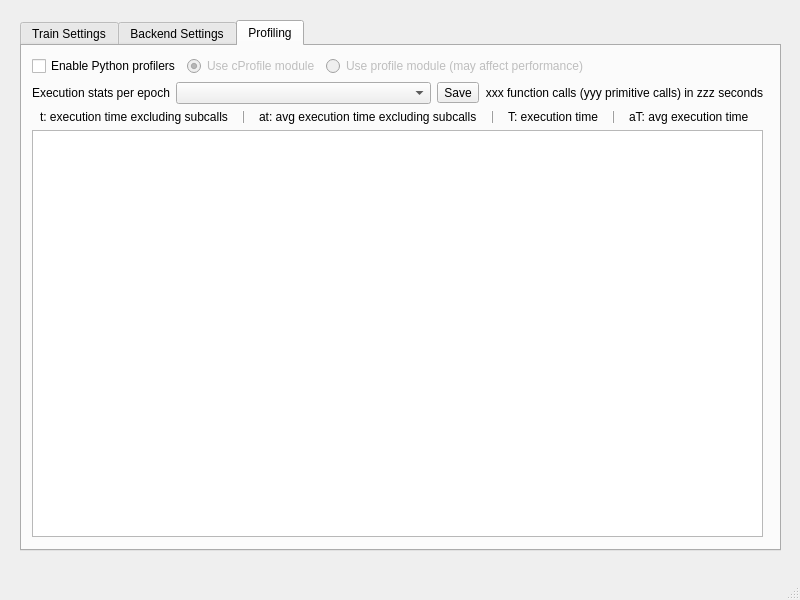
<?xml version="1.0" encoding="UTF-8"?>
<ui version="4.0">
 <class>MainWindow</class>
 <widget class="QMainWindow" name="MainWindow">
  <property name="enabled">
   <bool>true</bool>
  </property>
  <property name="geometry">
   <rect>
    <x>0</x>
    <y>0</y>
    <width>800</width>
    <height>600</height>
   </rect>
  </property>
  <property name="sizePolicy">
   <sizepolicy hsizetype="Expanding" vsizetype="Fixed">
    <horstretch>0</horstretch>
    <verstretch>0</verstretch>
   </sizepolicy>
  </property>
  <property name="minimumSize">
   <size>
    <width>800</width>
    <height>600</height>
   </size>
  </property>
  <property name="maximumSize">
   <size>
    <width>800</width>
    <height>600</height>
   </size>
  </property>
  <property name="windowTitle">
   <string>MainWindow</string>
  </property>
  <widget class="QWidget" name="centralwidget">
   <property name="sizePolicy">
    <sizepolicy hsizetype="Expanding" vsizetype="Expanding">
     <horstretch>1</horstretch>
     <verstretch>1</verstretch>
    </sizepolicy>
   </property>
   <widget class="QTabWidget" name="tabWidget">
    <property name="geometry">
     <rect>
      <x>20</x>
      <y>20</y>
      <width>761</width>
      <height>531</height>
     </rect>
    </property>
    <property name="sizePolicy">
     <sizepolicy hsizetype="Expanding" vsizetype="Expanding">
      <horstretch>1</horstretch>
      <verstretch>1</verstretch>
     </sizepolicy>
    </property>
    <property name="currentIndex">
     <number>2</number>
    </property>
    <widget class="QWidget" name="trainSettingsTab">
     <property name="sizePolicy">
      <sizepolicy hsizetype="Expanding" vsizetype="Expanding">
       <horstretch>1</horstretch>
       <verstretch>1</verstretch>
      </sizepolicy>
     </property>
     <attribute name="title">
      <string>Train Settings</string>
     </attribute>
     <widget class="QWidget" name="gridLayoutWidget">
      <property name="geometry">
       <rect>
        <x>10</x>
        <y>10</y>
        <width>731</width>
        <height>481</height>
       </rect>
      </property>
      <layout class="QGridLayout" name="gridLayout">
       <item row="0" column="1">
        <widget class="QGroupBox" name="groupBox_2">
         <property name="title">
          <string>Optimizer</string>
         </property>
         <widget class="QWidget" name="verticalLayoutWidget_2">
          <property name="geometry">
           <rect>
            <x>10</x>
            <y>20</y>
            <width>341</width>
            <height>211</height>
           </rect>
          </property>
          <layout class="QVBoxLayout" name="verticalLayout_2">
           <item>
            <layout class="QHBoxLayout" name="horizontalLayout_2">
             <item>
              <widget class="QLabel" name="label_6">
               <property name="sizePolicy">
                <sizepolicy hsizetype="Preferred" vsizetype="Preferred">
                 <horstretch>0</horstretch>
                 <verstretch>0</verstretch>
                </sizepolicy>
               </property>
               <property name="text">
                <string>Select  optimizer</string>
               </property>
              </widget>
             </item>
             <item>
              <widget class="QComboBox" name="optimSelectCombo">
               <property name="sizePolicy">
                <sizepolicy hsizetype="Preferred" vsizetype="Fixed">
                 <horstretch>1</horstretch>
                 <verstretch>0</verstretch>
                </sizepolicy>
               </property>
              </widget>
             </item>
            </layout>
           </item>
           <item>
            <widget class="QLabel" name="label_3">
             <property name="text">
              <string>Parameters</string>
             </property>
            </widget>
           </item>
           <item>
            <widget class="QTableWidget" name="optimParamTable">
             <attribute name="horizontalHeaderStretchLastSection">
              <bool>true</bool>
             </attribute>
            </widget>
           </item>
          </layout>
         </widget>
        </widget>
       </item>
       <item row="0" column="0">
        <widget class="QGroupBox" name="groupBox">
         <property name="title">
          <string>Model</string>
         </property>
         <widget class="QWidget" name="verticalLayoutWidget">
          <property name="geometry">
           <rect>
            <x>10</x>
            <y>20</y>
            <width>341</width>
            <height>211</height>
           </rect>
          </property>
          <layout class="QVBoxLayout" name="verticalLayout">
           <item>
            <layout class="QHBoxLayout" name="horizontalLayout">
             <item>
              <widget class="QLabel" name="label_7">
               <property name="text">
                <string>Select model</string>
               </property>
              </widget>
             </item>
             <item>
              <widget class="QComboBox" name="modelSelectCombo">
               <property name="sizePolicy">
                <sizepolicy hsizetype="Preferred" vsizetype="Fixed">
                 <horstretch>1</horstretch>
                 <verstretch>0</verstretch>
                </sizepolicy>
               </property>
              </widget>
             </item>
             <item>
              <widget class="QToolButton" name="reloadModelButton">
               <property name="text">
                <string>Reload</string>
               </property>
              </widget>
             </item>
            </layout>
           </item>
           <item>
            <widget class="QLabel" name="modelParamLabel">
             <property name="text">
              <string>Parameters</string>
             </property>
            </widget>
           </item>
           <item>
            <widget class="QTableWidget" name="modelParamTable">
             <attribute name="horizontalHeaderStretchLastSection">
              <bool>true</bool>
             </attribute>
            </widget>
           </item>
           <item>
            <layout class="QHBoxLayout" name="horizontalLayout_7">
             <item>
              <widget class="QRadioButton" name="modelInitToggle">
               <property name="text">
                <string>Initialize</string>
               </property>
               <property name="checked">
                <bool>true</bool>
               </property>
              </widget>
             </item>
             <item>
              <widget class="QLabel" name="modelSeedLabel">
               <property name="text">
                <string>Random seed</string>
               </property>
              </widget>
             </item>
             <item>
              <widget class="QLineEdit" name="modelSeedInput"/>
             </item>
            </layout>
           </item>
           <item>
            <layout class="QHBoxLayout" name="horizontalLayout_9">
             <item>
              <widget class="QRadioButton" name="modelLoadToggle">
               <property name="text">
                <string>Load from file</string>
               </property>
              </widget>
             </item>
             <item>
              <widget class="QLineEdit" name="modelPathInput">
               <property name="enabled">
                <bool>false</bool>
               </property>
              </widget>
             </item>
             <item>
              <widget class="QToolButton" name="modelPathButton">
               <property name="enabled">
                <bool>false</bool>
               </property>
               <property name="text">
                <string>...</string>
               </property>
              </widget>
             </item>
            </layout>
           </item>
          </layout>
         </widget>
        </widget>
       </item>
       <item row="2" column="0">
        <widget class="QGroupBox" name="groupBox_4">
         <property name="title">
          <string>Scheduler</string>
         </property>
         <widget class="QWidget" name="verticalLayoutWidget_4">
          <property name="geometry">
           <rect>
            <x>10</x>
            <y>20</y>
            <width>341</width>
            <height>211</height>
           </rect>
          </property>
          <layout class="QVBoxLayout" name="verticalLayout_4">
           <item>
            <widget class="QCheckBox" name="schedulerToggle">
             <property name="text">
              <string>Enable learn rate scheduler</string>
             </property>
            </widget>
           </item>
           <item>
            <layout class="QHBoxLayout" name="horizontalLayout_3">
             <item>
              <widget class="QLabel" name="schedulerLabel1">
               <property name="text">
                <string>Select scheduler</string>
               </property>
              </widget>
             </item>
             <item>
              <widget class="QComboBox" name="schedulerSelectCombo">
               <property name="sizePolicy">
                <sizepolicy hsizetype="Preferred" vsizetype="Fixed">
                 <horstretch>1</horstretch>
                 <verstretch>0</verstretch>
                </sizepolicy>
               </property>
              </widget>
             </item>
            </layout>
           </item>
           <item>
            <widget class="QLabel" name="schedulerLabel2">
             <property name="text">
              <string>Parameters</string>
             </property>
            </widget>
           </item>
           <item>
            <widget class="QTableWidget" name="schedulerParamTable">
             <attribute name="horizontalHeaderStretchLastSection">
              <bool>true</bool>
             </attribute>
            </widget>
           </item>
          </layout>
         </widget>
        </widget>
       </item>
       <item row="2" column="1">
        <layout class="QVBoxLayout" name="verticalLayout_3">
         <item>
          <widget class="QGroupBox" name="groupBox_5">
           <property name="title">
            <string>DataLoader</string>
           </property>
           <widget class="QWidget" name="verticalLayoutWidget_5">
            <property name="geometry">
             <rect>
              <x>10</x>
              <y>20</y>
              <width>341</width>
              <height>91</height>
             </rect>
            </property>
            <layout class="QVBoxLayout" name="verticalLayout_5">
             <item>
              <layout class="QHBoxLayout" name="horizontalLayout_4">
               <item>
                <widget class="QLabel" name="label_9">
                 <property name="text">
                  <string>Select dataset</string>
                 </property>
                </widget>
               </item>
               <item>
                <widget class="QComboBox" name="dataSelectCombo">
                 <property name="sizePolicy">
                  <sizepolicy hsizetype="Preferred" vsizetype="Fixed">
                   <horstretch>1</horstretch>
                   <verstretch>0</verstretch>
                  </sizepolicy>
                 </property>
                </widget>
               </item>
               <item>
                <widget class="QToolButton" name="reloadDataButton">
                 <property name="text">
                  <string>Reload</string>
                 </property>
                </widget>
               </item>
              </layout>
             </item>
             <item>
              <layout class="QHBoxLayout" name="horizontalLayout_5">
               <item>
                <widget class="QLabel" name="label_5">
                 <property name="text">
                  <string>Batch size</string>
                 </property>
                </widget>
               </item>
               <item>
                <widget class="QSpinBox" name="batchSizeInput">
                 <property name="sizePolicy">
                  <sizepolicy hsizetype="Preferred" vsizetype="Fixed">
                   <horstretch>1</horstretch>
                   <verstretch>0</verstretch>
                  </sizepolicy>
                 </property>
                 <property name="minimum">
                  <number>1</number>
                 </property>
                 <property name="maximum">
                  <number>16777215</number>
                 </property>
                 <property name="value">
                  <number>64</number>
                 </property>
                </widget>
               </item>
               <item>
                <widget class="QCheckBox" name="shuffleInput">
                 <property name="sizePolicy">
                  <sizepolicy hsizetype="Minimum" vsizetype="Fixed">
                   <horstretch>1</horstretch>
                   <verstretch>0</verstretch>
                  </sizepolicy>
                 </property>
                 <property name="text">
                  <string>Shuffle</string>
                 </property>
                 <property name="checked">
                  <bool>true</bool>
                 </property>
                </widget>
               </item>
               <item>
                <spacer name="horizontalSpacer">
                 <property name="orientation">
                  <enum>Qt::Horizontal</enum>
                 </property>
                 <property name="sizeHint" stdset="0">
                  <size>
                   <width>40</width>
                   <height>20</height>
                  </size>
                 </property>
                </spacer>
               </item>
              </layout>
             </item>
            </layout>
           </widget>
          </widget>
         </item>
         <item>
          <widget class="QGroupBox" name="groupBox_3">
           <property name="title">
            <string>Train</string>
           </property>
           <widget class="QWidget" name="verticalLayoutWidget_3">
            <property name="geometry">
             <rect>
              <x>10</x>
              <y>20</y>
              <width>341</width>
              <height>86</height>
             </rect>
            </property>
            <layout class="QVBoxLayout" name="verticalLayout_6">
             <item>
              <layout class="QHBoxLayout" name="horizontalLayout_10">
               <item>
                <widget class="QLabel" name="label_2">
                 <property name="text">
                  <string>Epoch</string>
                 </property>
                </widget>
               </item>
               <item>
                <widget class="QSpinBox" name="epochInput">
                 <property name="sizePolicy">
                  <sizepolicy hsizetype="Expanding" vsizetype="Fixed">
                   <horstretch>0</horstretch>
                   <verstretch>0</verstretch>
                  </sizepolicy>
                 </property>
                 <property name="minimum">
                  <number>1</number>
                 </property>
                 <property name="maximum">
                  <number>16777215</number>
                 </property>
                 <property name="value">
                  <number>10</number>
                 </property>
                </widget>
               </item>
               <item>
                <widget class="QProgressBar" name="trainProgress">
                 <property name="sizePolicy">
                  <sizepolicy hsizetype="Expanding" vsizetype="Fixed">
                   <horstretch>1</horstretch>
                   <verstretch>0</verstretch>
                  </sizepolicy>
                 </property>
                 <property name="maximum">
                  <number>0</number>
                 </property>
                 <property name="value">
                  <number>0</number>
                 </property>
                 <property name="textVisible">
                  <bool>true</bool>
                 </property>
                 <property name="format">
                  <string>%v/%m</string>
                 </property>
                </widget>
               </item>
              </layout>
             </item>
             <item>
              <layout class="QHBoxLayout" name="horizontalLayout_6">
               <item>
                <widget class="QPushButton" name="buttonStart">
                 <property name="text">
                  <string>Start training</string>
                 </property>
                </widget>
               </item>
               <item>
                <widget class="QToolButton" name="buttonContinue">
                 <property name="enabled">
                  <bool>false</bool>
                 </property>
                 <property name="text">
                  <string>Continue</string>
                 </property>
                </widget>
               </item>
               <item>
                <widget class="QPushButton" name="buttonSave">
                 <property name="enabled">
                  <bool>false</bool>
                 </property>
                 <property name="sizePolicy">
                  <sizepolicy hsizetype="Minimum" vsizetype="Fixed">
                   <horstretch>0</horstretch>
                   <verstretch>0</verstretch>
                  </sizepolicy>
                 </property>
                 <property name="text">
                  <string>Save model</string>
                 </property>
                </widget>
               </item>
               <item>
                <widget class="QPushButton" name="buttonScalar">
                 <property name="enabled">
                  <bool>false</bool>
                 </property>
                 <property name="text">
                  <string>Export scalars</string>
                 </property>
                </widget>
               </item>
              </layout>
             </item>
            </layout>
           </widget>
          </widget>
         </item>
        </layout>
       </item>
      </layout>
     </widget>
    </widget>
    <widget class="QWidget" name="cudaSettingsTab">
     <property name="enabled">
      <bool>true</bool>
     </property>
     <attribute name="title">
      <string>Backend Settings</string>
     </attribute>
     <widget class="QWidget" name="verticalLayoutWidget_6">
      <property name="geometry">
       <rect>
        <x>20</x>
        <y>20</y>
        <width>721</width>
        <height>471</height>
       </rect>
      </property>
      <layout class="QVBoxLayout" name="verticalLayout_7">
       <item>
        <layout class="QHBoxLayout" name="horizontalLayout_8">
         <item>
          <widget class="QGroupBox" name="groupBox_6">
           <property name="sizePolicy">
            <sizepolicy hsizetype="Preferred" vsizetype="Expanding">
             <horstretch>0</horstretch>
             <verstretch>0</verstretch>
            </sizepolicy>
           </property>
           <property name="title">
            <string>Backend Information</string>
           </property>
           <widget class="QWidget" name="verticalLayoutWidget_9">
            <property name="geometry">
             <rect>
              <x>10</x>
              <y>20</y>
              <width>111</width>
              <height>191</height>
             </rect>
            </property>
            <layout class="QVBoxLayout" name="verticalLayout_11">
             <property name="sizeConstraint">
              <enum>QLayout::SetMinAndMaxSize</enum>
             </property>
             <item>
              <widget class="QCheckBox" name="cudaAvailableToggle">
               <property name="enabled">
                <bool>false</bool>
               </property>
               <property name="text">
                <string>CUDA</string>
               </property>
               <property name="checkable">
                <bool>true</bool>
               </property>
               <property name="checked">
                <bool>false</bool>
               </property>
              </widget>
             </item>
             <item>
              <widget class="QCheckBox" name="cudnnAvailableToggle">
               <property name="text">
                <string>cuDNN</string>
               </property>
              </widget>
             </item>
             <item>
              <widget class="QCheckBox" name="mpsAvailableToggle">
               <property name="enabled">
                <bool>false</bool>
               </property>
               <property name="text">
                <string>MPS</string>
               </property>
              </widget>
             </item>
             <item>
              <widget class="QCheckBox" name="mklAvailableToggle">
               <property name="enabled">
                <bool>false</bool>
               </property>
               <property name="text">
                <string>MKL</string>
               </property>
              </widget>
             </item>
             <item>
              <widget class="QCheckBox" name="mkldnnAvailableToggle">
               <property name="enabled">
                <bool>false</bool>
               </property>
               <property name="text">
                <string>MKL-DNN</string>
               </property>
              </widget>
             </item>
             <item>
              <widget class="QCheckBox" name="openmpAvailableToggle">
               <property name="enabled">
                <bool>false</bool>
               </property>
               <property name="text">
                <string>OpenMP</string>
               </property>
              </widget>
             </item>
             <item>
              <widget class="QCheckBox" name="opteinsumAvailableToggle">
               <property name="text">
                <string>opt_einsum</string>
               </property>
              </widget>
             </item>
            </layout>
           </widget>
          </widget>
         </item>
         <item>
          <widget class="QGroupBox" name="groupBox_7">
           <property name="sizePolicy">
            <sizepolicy hsizetype="Expanding" vsizetype="Expanding">
             <horstretch>0</horstretch>
             <verstretch>0</verstretch>
            </sizepolicy>
           </property>
           <property name="title">
            <string>CUDA and cuDNN</string>
           </property>
           <widget class="QWidget" name="verticalLayoutWidget_10">
            <property name="geometry">
             <rect>
              <x>10</x>
              <y>20</y>
              <width>286</width>
              <height>191</height>
             </rect>
            </property>
            <layout class="QVBoxLayout" name="verticalLayout_12">
             <property name="sizeConstraint">
              <enum>QLayout::SetDefaultConstraint</enum>
             </property>
             <item>
              <widget class="QCheckBox" name="cudaTF32Toggle">
               <property name="text">
                <string>CUDA: Allow TF32 on Ampere devices</string>
               </property>
              </widget>
             </item>
             <item>
              <widget class="QCheckBox" name="cudaFP16Toggle">
               <property name="text">
                <string>CUDA: Allow FP16 precision reduction</string>
               </property>
              </widget>
             </item>
             <item>
              <widget class="QCheckBox" name="cudaBF16Toggle">
               <property name="text">
                <string>CUDA: Allow BF16 precision reduction</string>
               </property>
              </widget>
             </item>
             <item>
              <widget class="QCheckBox" name="cudnnTF32Toggle">
               <property name="text">
                <string>cuDNN: Allow TF32 on Ampere devices</string>
               </property>
              </widget>
             </item>
             <item>
              <widget class="QCheckBox" name="cudnnDetermToggle">
               <property name="sizePolicy">
                <sizepolicy hsizetype="Minimum" vsizetype="Fixed">
                 <horstretch>0</horstretch>
                 <verstretch>0</verstretch>
                </sizepolicy>
               </property>
               <property name="text">
                <string>cuDNN: Use deterministic convolution algorithm</string>
               </property>
              </widget>
             </item>
             <item>
              <widget class="QCheckBox" name="cudnnBenchToggle">
               <property name="text">
                <string>cuDNN: Use benchmarked convolution algorithm</string>
               </property>
              </widget>
             </item>
            </layout>
           </widget>
          </widget>
         </item>
         <item>
          <spacer name="horizontalSpacer_2">
           <property name="orientation">
            <enum>Qt::Horizontal</enum>
           </property>
           <property name="sizeHint" stdset="0">
            <size>
             <width>40</width>
             <height>20</height>
            </size>
           </property>
          </spacer>
         </item>
        </layout>
       </item>
       <item>
        <layout class="QHBoxLayout" name="horizontalLayout_11">
         <property name="spacing">
          <number>6</number>
         </property>
         <item>
          <widget class="QCheckBox" name="useCudaToggle">
           <property name="enabled">
            <bool>true</bool>
           </property>
           <property name="sizePolicy">
            <sizepolicy hsizetype="Maximum" vsizetype="Fixed">
             <horstretch>0</horstretch>
             <verstretch>0</verstretch>
            </sizepolicy>
           </property>
           <property name="text">
            <string>Enable CUDA</string>
           </property>
          </widget>
         </item>
         <item>
          <widget class="QLabel" name="cudaDevicePrompt">
           <property name="sizePolicy">
            <sizepolicy hsizetype="Maximum" vsizetype="Fixed">
             <horstretch>0</horstretch>
             <verstretch>0</verstretch>
            </sizepolicy>
           </property>
           <property name="text">
            <string>Current CUDA device</string>
           </property>
          </widget>
         </item>
         <item>
          <widget class="QComboBox" name="cudaSelectCombo">
           <property name="sizePolicy">
            <sizepolicy hsizetype="Preferred" vsizetype="Fixed">
             <horstretch>0</horstretch>
             <verstretch>0</verstretch>
            </sizepolicy>
           </property>
          </widget>
         </item>
         <item>
          <widget class="QLabel" name="cudaVersionPrompt">
           <property name="sizePolicy">
            <sizepolicy hsizetype="Maximum" vsizetype="Fixed">
             <horstretch>0</horstretch>
             <verstretch>0</verstretch>
            </sizepolicy>
           </property>
           <property name="text">
            <string>CUDA Version:</string>
           </property>
           <property name="alignment">
            <set>Qt::AlignRight|Qt::AlignTrailing|Qt::AlignVCenter</set>
           </property>
          </widget>
         </item>
         <item>
          <widget class="QLabel" name="cudaVersionLabel">
           <property name="sizePolicy">
            <sizepolicy hsizetype="Maximum" vsizetype="Fixed">
             <horstretch>0</horstretch>
             <verstretch>0</verstretch>
            </sizepolicy>
           </property>
           <property name="text">
            <string>Not available</string>
           </property>
          </widget>
         </item>
        </layout>
       </item>
       <item>
        <widget class="QGroupBox" name="cudaMetricsGroup">
         <property name="enabled">
          <bool>true</bool>
         </property>
         <property name="sizePolicy">
          <sizepolicy hsizetype="Preferred" vsizetype="Expanding">
           <horstretch>0</horstretch>
           <verstretch>0</verstretch>
          </sizepolicy>
         </property>
         <property name="title">
          <string>CUDA metrics</string>
         </property>
         <widget class="QWidget" name="gridLayoutWidget_2">
          <property name="geometry">
           <rect>
            <x>10</x>
            <y>20</y>
            <width>701</width>
            <height>181</height>
           </rect>
          </property>
          <layout class="QGridLayout" name="gridLayout_2">
           <item row="0" column="0">
            <widget class="QLabel" name="label_8">
             <property name="sizePolicy">
              <sizepolicy hsizetype="Fixed" vsizetype="Fixed">
               <horstretch>0</horstretch>
               <verstretch>0</verstretch>
              </sizepolicy>
             </property>
             <property name="text">
              <string>Memory allocated (MiB)</string>
             </property>
            </widget>
           </item>
           <item row="0" column="1">
            <widget class="QProgressBar" name="allocatedProgress">
             <property name="maximum">
              <number>100</number>
             </property>
             <property name="value">
              <number>24</number>
             </property>
            </widget>
           </item>
           <item row="1" column="1">
            <widget class="QProgressBar" name="reservedProgress">
             <property name="maximum">
              <number>100</number>
             </property>
             <property name="value">
              <number>24</number>
             </property>
            </widget>
           </item>
           <item row="1" column="0">
            <widget class="QLabel" name="label_10">
             <property name="sizePolicy">
              <sizepolicy hsizetype="Preferred" vsizetype="Fixed">
               <horstretch>0</horstretch>
               <verstretch>0</verstretch>
              </sizepolicy>
             </property>
             <property name="text">
              <string>Memory reserved (MiB)</string>
             </property>
            </widget>
           </item>
           <item row="2" column="0">
            <widget class="QLabel" name="label_11">
             <property name="text">
              <string>GPU memory usage (MiB)</string>
             </property>
            </widget>
           </item>
           <item row="2" column="1">
            <widget class="QProgressBar" name="memoryProgress">
             <property name="maximum">
              <number>100</number>
             </property>
             <property name="value">
              <number>24</number>
             </property>
            </widget>
           </item>
          </layout>
         </widget>
        </widget>
       </item>
      </layout>
     </widget>
    </widget>
    <widget class="QWidget" name="tab">
     <attribute name="title">
      <string>Profiling</string>
     </attribute>
     <widget class="QWidget" name="verticalLayoutWidget_7">
      <property name="geometry">
       <rect>
        <x>10</x>
        <y>10</y>
        <width>731</width>
        <height>481</height>
       </rect>
      </property>
      <layout class="QVBoxLayout" name="verticalLayout_8">
       <item>
        <layout class="QHBoxLayout" name="horizontalLayout_12">
         <item>
          <widget class="QCheckBox" name="pythonProfileToggle">
           <property name="text">
            <string>Enable Python profilers</string>
           </property>
          </widget>
         </item>
         <item>
          <widget class="QRadioButton" name="cPythonProfileToggle">
           <property name="enabled">
            <bool>false</bool>
           </property>
           <property name="text">
            <string>Use cProfile module</string>
           </property>
           <property name="checked">
            <bool>true</bool>
           </property>
          </widget>
         </item>
         <item>
          <widget class="QRadioButton" name="pyPythonProfileToggle">
           <property name="enabled">
            <bool>false</bool>
           </property>
           <property name="text">
            <string>Use profile module (may affect performance)</string>
           </property>
           <property name="checked">
            <bool>false</bool>
           </property>
          </widget>
         </item>
         <item>
          <spacer name="horizontalSpacer_3">
           <property name="orientation">
            <enum>Qt::Horizontal</enum>
           </property>
           <property name="sizeHint" stdset="0">
            <size>
             <width>40</width>
             <height>20</height>
            </size>
           </property>
          </spacer>
         </item>
        </layout>
       </item>
       <item>
        <layout class="QHBoxLayout" name="horizontalLayout_13">
         <item>
          <widget class="QLabel" name="label">
           <property name="sizePolicy">
            <sizepolicy hsizetype="Maximum" vsizetype="Preferred">
             <horstretch>0</horstretch>
             <verstretch>0</verstretch>
            </sizepolicy>
           </property>
           <property name="text">
            <string>Execution stats per epoch</string>
           </property>
          </widget>
         </item>
         <item>
          <widget class="QComboBox" name="pythonProfileEpochCombo">
           <property name="sizePolicy">
            <sizepolicy hsizetype="Minimum" vsizetype="Fixed">
             <horstretch>1</horstretch>
             <verstretch>0</verstretch>
            </sizepolicy>
           </property>
          </widget>
         </item>
         <item>
          <widget class="QToolButton" name="buttonSavePythonProfile">
           <property name="text">
            <string>Save</string>
           </property>
          </widget>
         </item>
         <item>
          <widget class="QLabel" name="pythonProfileSummaryLabel">
           <property name="sizePolicy">
            <sizepolicy hsizetype="Preferred" vsizetype="Fixed">
             <horstretch>0</horstretch>
             <verstretch>0</verstretch>
            </sizepolicy>
           </property>
           <property name="text">
            <string>xxx function calls (yyy primitive calls) in zzz seconds</string>
           </property>
           <property name="alignment">
            <set>Qt::AlignRight|Qt::AlignTrailing|Qt::AlignVCenter</set>
           </property>
          </widget>
         </item>
        </layout>
       </item>
       <item>
        <layout class="QHBoxLayout" name="horizontalLayout_14">
         <item>
          <widget class="QLabel" name="label_4">
           <property name="sizePolicy">
            <sizepolicy hsizetype="Maximum" vsizetype="Preferred">
             <horstretch>0</horstretch>
             <verstretch>0</verstretch>
            </sizepolicy>
           </property>
           <property name="text">
            <string>t: execution time excluding subcalls</string>
           </property>
          </widget>
         </item>
         <item>
          <widget class="Line" name="line">
           <property name="frameShadow">
            <enum>QFrame::Raised</enum>
           </property>
           <property name="orientation">
            <enum>Qt::Vertical</enum>
           </property>
          </widget>
         </item>
         <item>
          <widget class="QLabel" name="label_12">
           <property name="sizePolicy">
            <sizepolicy hsizetype="Maximum" vsizetype="Preferred">
             <horstretch>0</horstretch>
             <verstretch>0</verstretch>
            </sizepolicy>
           </property>
           <property name="text">
            <string>at: avg execution time excluding subcalls</string>
           </property>
          </widget>
         </item>
         <item>
          <widget class="Line" name="line_2">
           <property name="frameShadow">
            <enum>QFrame::Raised</enum>
           </property>
           <property name="orientation">
            <enum>Qt::Vertical</enum>
           </property>
          </widget>
         </item>
         <item>
          <widget class="QLabel" name="label_13">
           <property name="sizePolicy">
            <sizepolicy hsizetype="Maximum" vsizetype="Preferred">
             <horstretch>0</horstretch>
             <verstretch>0</verstretch>
            </sizepolicy>
           </property>
           <property name="text">
            <string>T: execution time</string>
           </property>
          </widget>
         </item>
         <item>
          <widget class="Line" name="line_3">
           <property name="frameShadow">
            <enum>QFrame::Raised</enum>
           </property>
           <property name="orientation">
            <enum>Qt::Vertical</enum>
           </property>
          </widget>
         </item>
         <item>
          <widget class="QLabel" name="label_14">
           <property name="sizePolicy">
            <sizepolicy hsizetype="Maximum" vsizetype="Preferred">
             <horstretch>0</horstretch>
             <verstretch>0</verstretch>
            </sizepolicy>
           </property>
           <property name="text">
            <string>aT: avg execution time</string>
           </property>
          </widget>
         </item>
        </layout>
       </item>
       <item>
        <widget class="QTableWidget" name="pythonProfileStatsTable">
         <property name="sortingEnabled">
          <bool>true</bool>
         </property>
         <attribute name="horizontalHeaderDefaultSectionSize">
          <number>75</number>
         </attribute>
         <attribute name="horizontalHeaderShowSortIndicator" stdset="0">
          <bool>true</bool>
         </attribute>
         <attribute name="horizontalHeaderStretchLastSection">
          <bool>true</bool>
         </attribute>
         <attribute name="verticalHeaderDefaultSectionSize">
          <number>25</number>
         </attribute>
        </widget>
       </item>
      </layout>
     </widget>
    </widget>
   </widget>
  </widget>
  <widget class="QMenuBar" name="menubar">
   <property name="geometry">
    <rect>
     <x>0</x>
     <y>0</y>
     <width>800</width>
     <height>22</height>
    </rect>
   </property>
  </widget>
  <widget class="QStatusBar" name="statusbar"/>
 </widget>
 <resources/>
 <connections/>
</ui>
